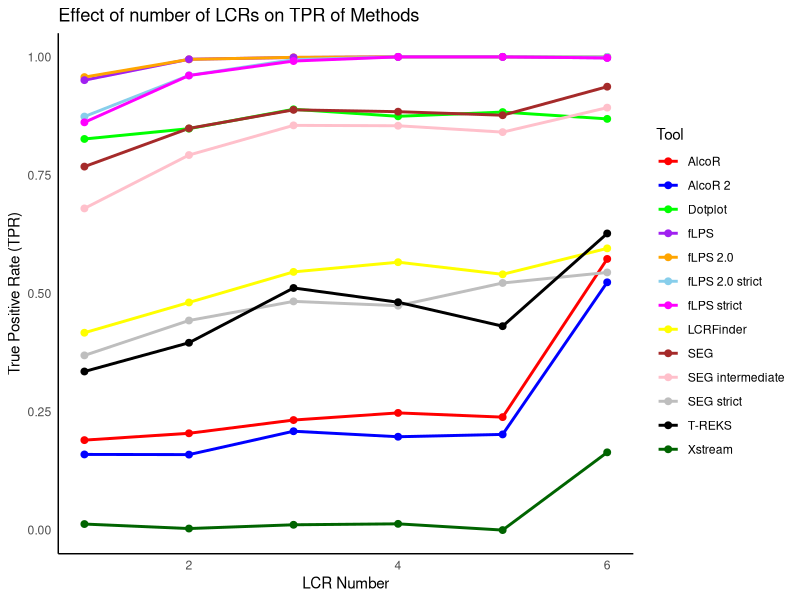

Recreate this plot in R.
setwd("/home/anirjit/ANIRJIT/ROC2/human/lcr_num/roc")

# Load necessary libraries
library(ggplot2)
library(dplyr)

# Read the data
df <- read.delim("all.tsv", header = TRUE, sep = "\t")

# Convert LCR_num to a factor to ensure all values appear on the x-axis
df$LCR_num <- factor(df$LCR.num, levels = as.character(sort(unique(df$LCR_num))))

# Define distinct colors for the tools
tool_colors <- c("red", "blue", "green", "purple", "orange", "skyblue", "magenta", 
                 "yellow", "brown", "pink", "gray", "black", "darkgreen")

# Save the plot as an image
jpeg("LCR_num_TPR.jpg", width = 5000, height = 4000, res = 750)

# Plot line graph for all tools across LCR_num categories
ggplot(df, aes(x = LCR.num, y = TPR, color = Tool, group = Tool)) +
  geom_line(size = 1) +
  geom_point(size = 2) + 
  scale_color_manual(values = tool_colors) + 
  labs(title = "Effect of number of LCRs on TPR of Methods",
       x = "LCR Number",
       y = "True Positive Rate (TPR)",
       color = "Tool") +
  theme_minimal() +
  theme(axis.text.x = element_text(angle = 0, hjust = 0.5),  # Ensure all labels are shown
        panel.grid = element_blank(), # Remove background grid
        axis.line = element_line(color = "black")) # Add x and y axis lines

dev.off()